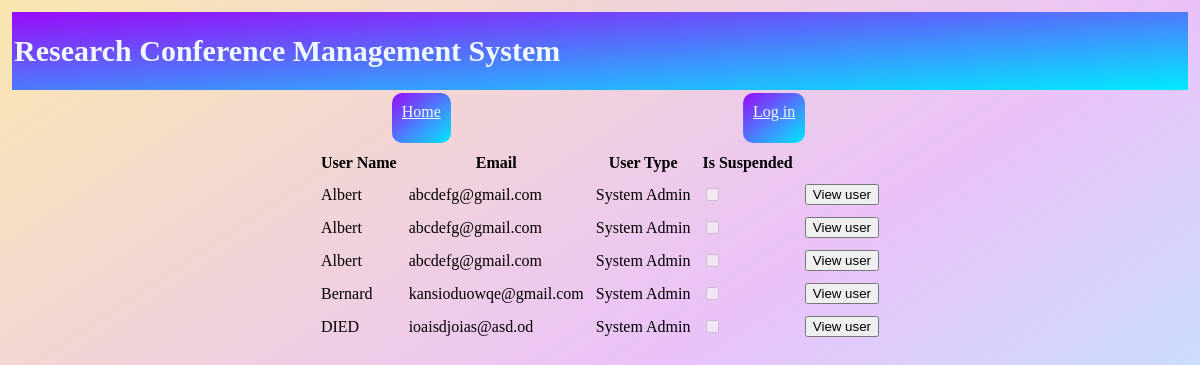
Before: /view_all_users with the older database file.
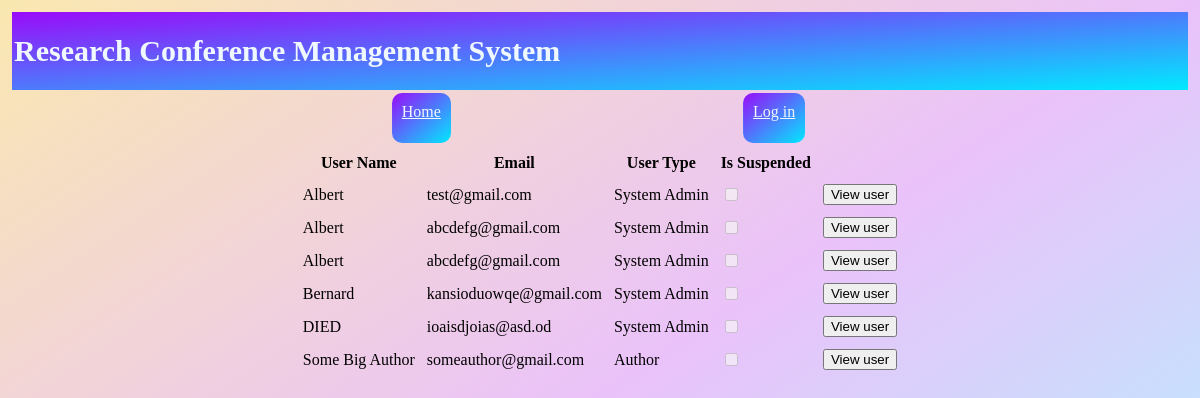
After: the same page with the newer database file.
### main/models.py (models this page shows)
class User(PolymorphicModel):
    class UserType(models.IntegerChoices):
        USERTYPE_SYSTEMADMIN = 0, _('System Admin')
        USERTYPE_CONFERENCECHAIR = 1, _('Conference Chair')
        USERTYPE_REVIEWER = 2, _('Reviewer')
        USERTYPE_AUTHOR = 3, _('Author')
    user_id = models.AutoField(null=False, primary_key=True)
    login_email = models.EmailField(null=False)
    login_pw = models.TextField(null=False)
    name = models.CharField(null=False, max_length=30)
    is_suspended = models.BooleanField(null=False, default=False)
    user_type = models.IntegerField(null=False, choices=UserType.choices)

class SystemAdmin(User):
    def __str__(self):
        return "System Admin"

class User(PolymorphicModel):
    class UserType(models.IntegerChoices):
        USERTYPE_SYSTEMADMIN = 0, _('System Admin')
        USERTYPE_CONFERENCECHAIR = 1, _('Conference Chair')
        USERTYPE_REVIEWER = 2, _('Reviewer')
        USERTYPE_AUTHOR = 3, _('Author')
    user_id = models.AutoField(null=False, primary_key=True)
    login_email = models.EmailField(null=False)
    login_pw = models.TextField(null=False)
    name = models.CharField(null=False, max_length=30)
    is_suspended = models.BooleanField(null=False, default=False)
    user_type = models.IntegerField(null=False, choices=UserType.choices)

class Author(User):
    def __str__(self):
        return "Author"

### main/controller/sysadmin_controller.py (the view, shortened to what this page needs)
# urls.py: path('view_all_users', sysadmin_controller.admin_ViewAllUsers, name='view_all_users'),
def admin_ViewAllUsers(request):
    islogged_in = controller_util.check_login(request)
    is_admin_logged_in = controller_util.check_admin_login(request)
    if not islogged_in or not is_admin_logged_in:
        admin_error_handle(request)
    if request.method != "POST" or not request.POST.get('user_type'):
        users = models.User.objects.all()
    usertype_dict = dict()
    for key, value in models.User.UserType.choices:
        usertype_dict[key] = value
    return render(request, "admin_listuser.html",{"islogged_in":islogged_in,"is_admin_logged_in":is_admin_logged_in,"user_type":request.COOKIES.get('user_type'),
        "users":users, "usertype_dict":usertype_dict})

### main/controller/controller_util.py (called while the page is built)
def check_login(request):
    if request.COOKIES.get('password'):
        return True
    else:
        return False

def check_admin_login(request):
    if request.COOKIES.get('user_type') == hash_string(str(models.User.UserType.USERTYPE_SYSTEMADMIN)):
        return True
    else:
        return False

def hash_string(string):
    return hashlib.sha224(string.encode('utf-8')).hexdigest()

### main/controller/sysadmin_controller.py (called while the page is built)
def admin_error_handle(request):
    response = render(request, "login.html", {"islogged_in": False, "is_admin_logged_in":False, 'message':'You are not a system admin.'})
    response.delete_cookie('user_type')
    response.delete_cookie('email')
    response.delete_cookie('password')
    return response

### main/templatetags/template_extras.py (called while the page is built)
@register.filter
def access_dict(dict, key):
    return dict[key]

### main/templates/login.html (shortened to what this page needs)
{%extends "upper_menu.html" %}
{% block head %}
    {% load static %}
{% endblock %}

### main/templates/admin_listuser.html (shortened to what this page needs)
{%extends "upper_menu.html" %}
{% load static %}
{% load template_extras %}
{% block content %}
<div>
    <table cellspacing="10">
        <tr>
            <th>
                User Name
            </th>
            <th>
                Email
            </th>
            <th>
                User Type
            </th>
            <th>
                Is Suspended
            </th>
        </tr>
        {% for user in users%}
                <tr>
                    <form action="view_user" method="post">
                        <td>
                            {{ user.name }}
                        </td>
                        <td>
                            {{ user.login_email }}
                        </td>
                        <td>
                            {{ usertype_dict|access_dict:user.user_type }}
                        </td>
                        <td>
                            <input type="checkbox" {% if user.is_suspended %} checked {% endif %}disabled>
                        </td>
                        <td>
                            <input type="submit" value="View user">
                        </td>
                    </form>
                </tr>
        {% endfor %}
    </table>
</div>
{% endblock %}

Changed rows visible on the page:
changed through a linked row, SystemAdmin: login_email "abcdefg@gmail.com" → "test@gmail.com"
added Author: name "Some Big Author", login_email "someauthor@gmail.com"
added User: user_type "Author"
